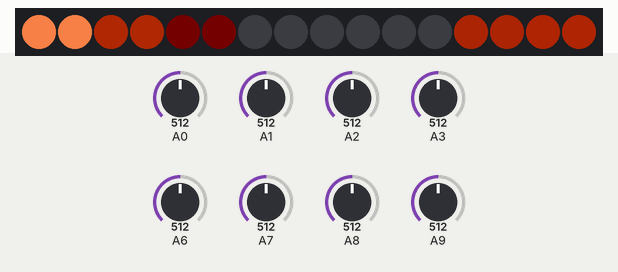
Simulated run of this sketch. Board: Arduino Leonardo, built with avr-gcc and run on an emulated ATmega32U4. On the bench: 16 RGB LEDs in strip order, left to right. The inputs (shaded band) are chosen by the test bench; at power-on: A2 = 512, A3 = 512, A7 = 512, A1 = 512, A0 = 512, A6 = 512, A8 = 512, A9 = 512. The strip is taken to match the declared colour order; random numbers use the default seed unless the sketch sets one.

Above: at 1.2 s.
1.3 s: A2 set to 528
At 1.67 s:
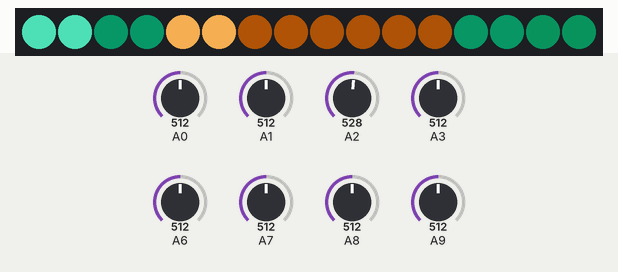
4.2 s: A3 set to 541
At 4.39 s:
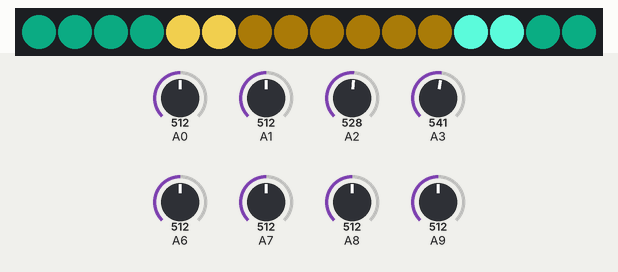
6.6 s: A7 set to 527
8.4 s: A7 set to 549
At 8.63 s:
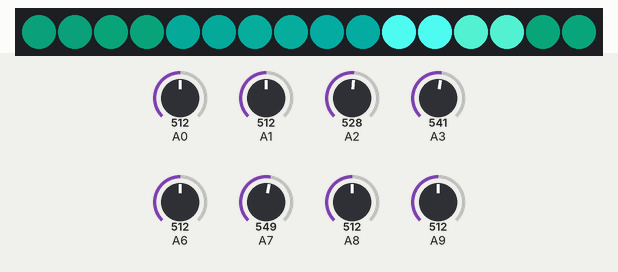
11.1 s: A1 set to 716
At 11.36 s:
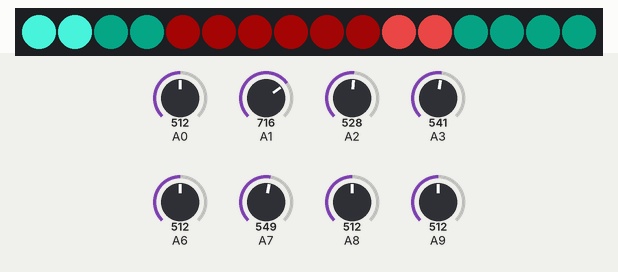
13.6 s: A1 set to 50
At 14.38 s:
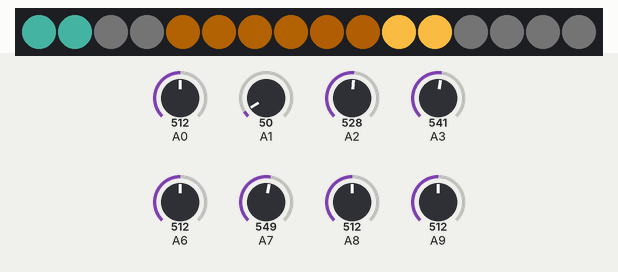
Timing chart, 0 to 16.6 s (numbered marks = the images above; inputs shaded):
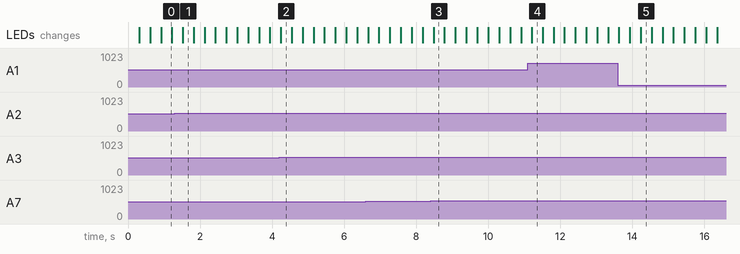

The sketch:

boxClusters.ino
```cpp
//
// NOTES:
// Change Box Cluster Number to 0-15... each station is made up of 2 box clusters
// 0,1
// 2,3
// 4,5 and so on to 10,11
// even number box clusters are on the left, odd number on the right
// individual boxes within the box clusters start top left as 0 through bottom left as 7 zig zag
//
// Box Cluster # numbers  5,6,7 are super sensative.

#define boxClusterNumber 1

#include "Keyboard.h"
#include <stdint.h>
#include <Adafruit_NeoPixel.h>
#include "Color.h"

#define PIN 2
#define BAUD_RATE     (115200)

// DEBUG_SERIAL and the rest must be __false__ for production!
#define DEBUG_SERIAL      (false)
#define DEBUG_PIEZO       (false)
#define DEBUG_HIT_VALUES  (false)

#define randf()    (random(0xffffff) * (1.0f / 0xffffff))

#define ATTRACTOR_FADE_OUT_TIME       (1.6f)
#define ATTRACTOR_HIDE_TIME           (4.5f)
#define ATTRACTOR_FADE_IN_TIME        (3.5f)

Adafruit_NeoPixel strip = Adafruit_NeoPixel(16, PIN, NEO_RBG + NEO_KHZ800);

int box[][12] = {      //this fixes all the piezo locations for each box. They were randomly connected and have to be asigned to the correct box
	{3,0,7,9,6,8,2,1}, //box 0
	{1,0,2,8,9,7,3,6},  //box 1

	{9,7,1,0,2,8,6,3},  //box 2
	{9,1,0,2,8,7,3,6},  //box 3

	{0,9,2,1,8,3,7,6},  //box 4
	{6,7,8,2,3,9,1,0},  //box 5

  {3,0,7,1,2,6,8,9},   //box 6
  {1,2,9,3,8,0,6,7},   //box 7

  {7,9,3,1,8,0,2,6},   //box 8
  {2,3,1,6,9,7,0,8},   //box 9

  {8,7,2,3,6,1,9,0},   //box 10
  {9,6,7,1,3,0,2,8},   //box 11
};

// Default hit thresholds
#define HT0     ( 30)
#define HT1     ( 50)
#define HT2     ( 30)
#define HT3     ( 30)
#define HT4     ( 30)
#define HT5     ( 30)
#define HT6     ( 42)
#define HT7     ( 30)
#define HT8     ( 30)
#define HT9     ( 30)
#define HT10    ( 30)
#define HT11    ( 30)

int hitThreshold[][12] = {      //calibration if needed.. default was 20
	{ HT0, HT0, HT0, HT0, HT0, HT0, HT0, HT0}, //box 0
	{ HT1, HT1, HT1, 100, 100, HT1, HT1, HT1},  //box 1
	{ HT2, HT2, HT2, HT2, HT2, 100, 100, 100},  //box 2  - boxes 5,6,7 were extra sensative...
	{ HT3, HT3, HT3, HT3, HT3, HT3, HT3, HT3},  //box 3
	{ HT4, HT4, HT4,  90, HT4, HT4, HT4, HT4},  //box 4
	{  60, HT5, HT5, HT5, HT5, HT5, HT5, HT5},  //box 5
	{ HT6, HT6, HT6, 200, 300, HT6, 100, HT6},  //box 6
	{ HT7, HT7, HT7, HT7, HT7, HT7, HT7, HT7},  //box 7
	{ HT8, HT8, HT8, HT8, 200, 200, HT8, HT8},  //box 8
	{ HT9, HT9, HT9,  50, HT9, HT9, HT9, HT9},  //box 9
	{ 170,HT10, 100,  70, 250,  40,  70,HT10},  //box 10
	{HT11,HT11,HT11,HT11,HT11, 100,  50, 100}  //box 11
};

uint16_t ledArray[]={0,2,4,6,8,10,12,14};

int sensorValue = 0;        // value read from the pot

HSV hsvRandoms[8];
float brights[8] = {0.0f};

long piezoLastHit[8] = {0};
long currentTime = 0;
const int waitBetweenHits = 100;

float elapsed = 0.0f;
float attractor = 1.0f; // Attractor animation fades in/out as appropriate. 0==off, 1==on.
float attractorFadeOut = 0.0f;  // When a piezo is hit: Set this to fade out attractor.

void setup() {

	pinMode(0, OUTPUT);
	digitalWrite(0,LOW);

	pinMode(5,OUTPUT);   //receive / transmit pin... pull high to send
	digitalWrite(5, LOW);

	if (DEBUG_SERIAL || DEBUG_PIEZO || DEBUG_HIT_VALUES) {
		Serial.begin(BAUD_RATE);
	}

	Serial1.begin(BAUD_RATE);

	strip.begin();
	strip.show(); // Initialize all pixels to 'off'
}

void loop() {
	long lastTime = currentTime;
	currentTime = millis();

	float frameSeconds = (currentTime - lastTime) / 1000.0f;
	elapsed += frameSeconds;

	// There is a bug where `elapsed` accumulates so high, that it loses floating
	// point precision, and animations slow down, or freeze entirely :D
	// When elapsed is larger than some large-ish number of seconds: Flip back to 0.
	if (elapsed > (60 * 60 * 3.0f)) {	// OK to reset once every 3 hours?
		elapsed = 0.0f;
	}

	if (attractorFadeOut > 0.0f) {
		// Attractor is fading out / hiding
		attractor = max(0.0f, attractor - (frameSeconds / ATTRACTOR_FADE_OUT_TIME));
		attractorFadeOut -= frameSeconds;

	} else {
		// Attractor is fading in
		attractor = min(1.0f, attractor + (frameSeconds / ATTRACTOR_FADE_IN_TIME));
	}

	// For each box: Dim the colors according to the brights.
	// Update each LED color.
	boxColorsWillUpdate(boxClusterNumber, elapsed, attractor);

	for (uint8_t box = 0; box < 8; box++) {
		// Get the box color. See: Color.h
		RGB rgb = boxColor(boxClusterNumber, box, &hsvRandoms[box], brights[box], elapsed, attractor);

		RGB8 rgb8 = rgbToRGB8(rgb);

		uint16_t stripNum = ledArray[box];
		strip.setPixelColor(stripNum, rgb8.r, rgb8.g, rgb8.b);
		strip.setPixelColor(stripNum + 1, rgb8.r, rgb8.g, rgb8.b);

		// Decay brightness
		brights[box] = max(0.0f, brights[box] - (1.0f / 2000.0f));
	}

	strip.show();

	if (DEBUG_PIEZO) {
		Serial.println(analogRead(box[boxClusterNumber][7]));
		return;
	}

	// Read values for each piezo sensor
	int hitValues[8] = {0};
	int8_t bestBox = -1;

	for (uint8_t b = 0; b < 8; b++) {
		// Ensure enough time has passed between hits.
		if ((currentTime - piezoLastHit[b]) < waitBetweenHits) continue;

		hitValues[b] = analogRead(box[boxClusterNumber][b]);

		if (DEBUG_HIT_VALUES && (hitValues[b] >= 20)) {
			Serial.print(b);
			Serial.print(":");
			Serial.println(hitValues[b]);
		}

		if (hitValues[b] > hitThreshold[boxClusterNumber][b]) {
			if (bestBox < 0) {
				// This box is the first box with a strong hit.
				bestBox = b;
			} else if (hitValues[b] > hitValues[bestBox]) {
				// This box registered a stronger hit than the leading box.
				bestBox = b;
			}

			// Also: This box is disabled from receiving another hit for 100ms or so.
			piezoLastHit[b] = currentTime;
		}
	}

	if (bestBox >= 0) {
		processHit(bestBox, hitValues[bestBox]);
	}

}

void processHit(uint8_t activeBox, int sensorValue)
{
	// Take control of the data line (RS485 differential pair)
	digitalWrite(5, HIGH);

	Serial1.print(boxClusterNumber + 10);
	Serial1.print(",");
	Serial1.println(activeBox);

	if (DEBUG_SERIAL) {
		Serial.print(boxClusterNumber + 10);
		Serial.print(",");
		Serial.println(activeBox);
		Serial.println(sensorValue);
	}

	// Relinquish control of the data line
	Serial1.flush();

	if (DEBUG_SERIAL) {
		Serial.flush();
	}

	digitalWrite(5, LOW);

	startBoxAnimation(activeBox);
}

// Fill the dots one after the other with a color
void startBoxAnimation(uint8_t b) {
	// Fade out the attractor. Pad with time for the attractor to stay hidden.
	attractorFadeOut = ATTRACTOR_FADE_OUT_TIME + ATTRACTOR_HIDE_TIME;

	//colors[b] = Wheel(random(0, 255));
	hsvRandoms[b] = (HSV){.h = randf(), .s = randf(), .v = randf()};
	brights[b] = 1.0f;  // Start at full brightness

	boxColorWasHit(boxClusterNumber, b);
}


// Input a value 0 to 255 to get a color value.
// The colours are a transition r - g - b - back to r.
uint32_t Wheel(byte WheelPos) {
	WheelPos = 255 - WheelPos;
	if(WheelPos < 85) {
		return strip.Color(255 - WheelPos * 3, 0, WheelPos * 3);
	}
	if(WheelPos < 170) {
		WheelPos -= 85;
		return strip.Color(0, WheelPos * 3, 255 - WheelPos * 3);
	}
	WheelPos -= 170;
	return strip.Color(WheelPos * 3, 255 - WheelPos * 3, 0);
}
```

Source omitted: Color.h (15096 bytes)

Measured:
- the behaviour switches between 512 and 513 on A2 (found by bisection; images 0 and 1)
- the behaviour switches between 528 and 529 on A3 (found by bisection; images 1 and 2)
- the behaviour switches between 540 and 541 on A7 (found by bisection; images 2 and 3)
